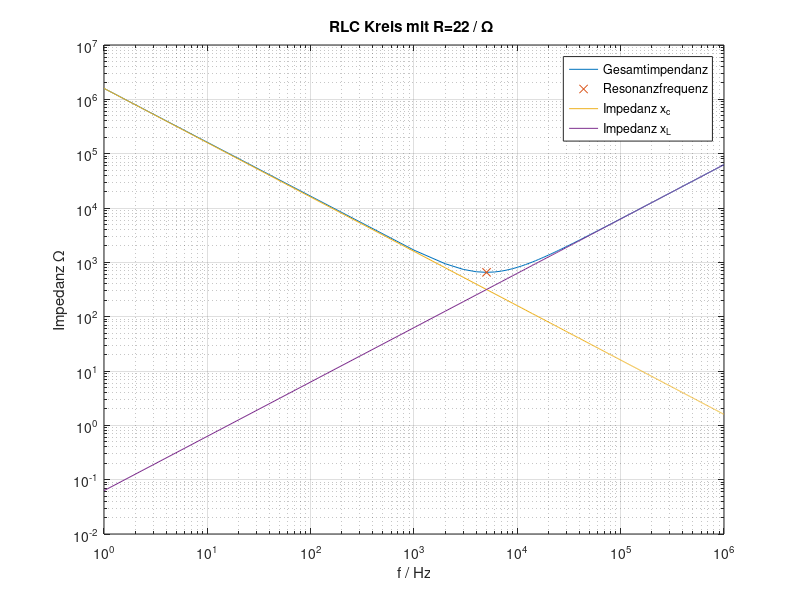
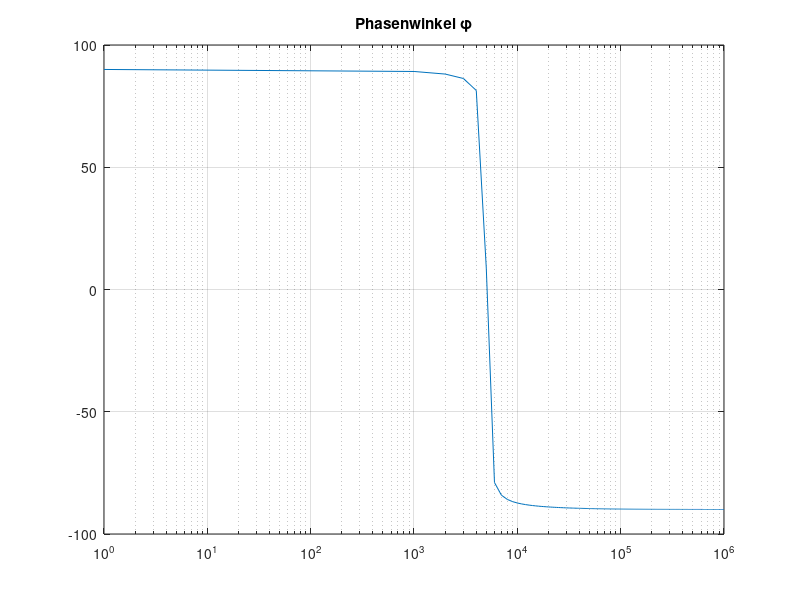

Reproduce these figures in MATLAB, in order.
close all
clear all
L=10*10^(-3);
C=100*10^(-9);
f0=1/(2*pi*sqrt(L*C));
R1=22;
%R2=50;

f=linspace(1,10^6,1000);
Xc=1./(2*pi*f*C);
Xl=(2*pi*f*L);
Z1=R1+1./(2*pi*f*C)+2*pi*f*L;
Z01=R1+1./(2*pi*f0*C)+2*pi*f0*L;
%Z2=R2+1./(2*pi*f*C)+2*pi*f*L;
%Z02=R2+1./(2*pi*f0*C)+2*pi*f0*L;
phi=atan((Xc-Xl)/R1)*180/pi;
figure
loglog(f,Z1)
hold on
loglog(f0,Z01,'x')

loglog(f,Xc)
loglog(f,Xl)
hold off
title('RLC Kreis mit R=22 / \Omega ')
grid on
legend('Gesamtimpendanz','Resonanzfrequenz','Impedanz x_c','Impedanz x_L')
ylabel('Impedanz \Omega')
xlabel('f / Hz')

figure
semilogx(f,phi)
grid on
title('Phasenwinkel \phi')

